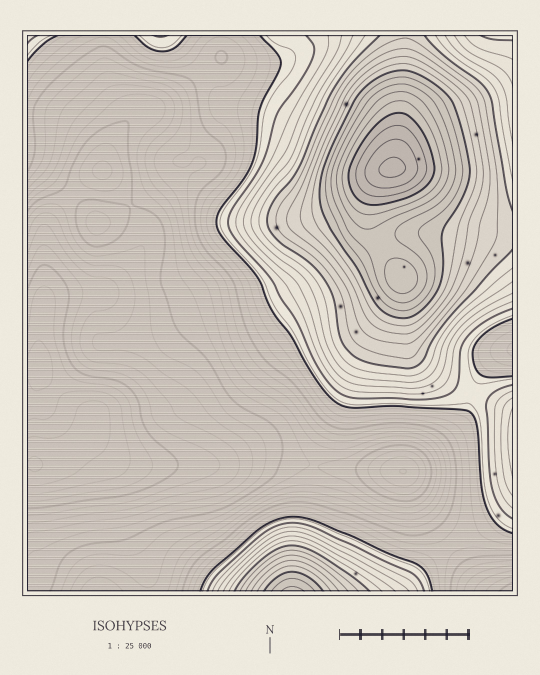
#> input picture exhibition/instagram/1-isohypses-1-0xa1ea03.jpg, 1080 x 1350 px (shown at 1/2 size); its folder holds 4 pictures in this run
$ python build.py
#> lines starting #> are read from the running program, lines starting #| are printed output that depends on the picture; pictures that were not available may be replaced by others from this repository, and a replacement may not be noted
#!/usr/bin/env python3
"""Assembles the site (alea.bngz.io) in _site/: the pages of site/, the browser
engine and the work drawn live on the home page, the exhibition's editions
(resized for the web), the Reels, the fonts, the playground and the handbook.

    web/build.sh && python3 web/handbook.py   # the engine, playground, handbook
    python3 site/build.py                     # → _site/
    python3 -m http.server -d _site           # to look at it

Needs Pillow."""
import pathlib, re, shutil

from PIL import Image

root = pathlib.Path(__file__).resolve().parent.parent
site, out = root / "site", root / "_site"
web, dist, expo = root / "web", root / "web" / "dist", root / "exhibition"
posts = expo / "instagram"

# The works of the gallery, in order: (file stem in instagram/, title, source, what it is)
WORKS = [
    ("isohypses", "Isohypses", "exhibition/isohypses.alea",
     "Maps of places that don't exist: contour lines over an imaginary relief, layer tints, a hatched sea, towns, and the cartouche of a survey sheet."),
    ("nocturne", "Nocturne", "exhibition/nocturne.alea",
     "The moon over a sea at night, its path broken into glints by waves drawn in perspective."),
    ("rosace", "Rosace", "exhibition/rosace.alea",
     "A rose window: panes from a noise field, lead drawn as contour lines, tracery folded into the window's symmetry."),
    ("correspondances", "Correspondances", "exhibition/correspondances.alea",
     "The plan of a metro for a Paris that was never built: the real city's grammar, a new network every edition."),
    ("culture", "Culture", "exhibition/culture.alea",
     "A petri dish: colonies seeded at random grow by reaction–diffusion, two kinds of life side by side."),
    ("kikai", "Kikai 機械図", "exhibition/kikai.alea",
     "The technical drawing of an analog machine that never existed (a cassette deck, a radio-cassette, a portable radio or a rhythm machine), labelled in Japanese like a service manual."),
    ("atardecer", "Atardecer", "exhibition/atardecer.alea",
     "A sunset on the sea, the sun a record setting into it: grooves, a label, the reflection broken into slats, palms in silhouette, in washed-out colours."),
    ("kairo", "Kairo 回路", "exhibition/kairo.alea",
     "After Kikai, a modular synthesizer that never existed: modules racked in another order every edition, patched with hanging cables."),
]
REELS = [
    ("12-kikai-reel", "Kikai", "A rhythm machine plays Detroit techno at 128 BPM; the acid line written below is the one you hear."),
    ("14-kairo-reel", "Kairo", "A modular synthesizer plays a slow piano waltz, no drums; the melody is written on the staff as it plays."),
    ("13-atardecer-reel", "Atardecer", "A record setting into the sea turns at 33 rpm, over lofi house at 116 BPM."),
    ("8-correspondances-reel", "Correspondances", "One day of service on the network, with its sound."),
    ("10-culture-reel", "Culture", "Seventy-two hours of incubation in twenty seconds."),
]


def editions(stem):
    """The posted editions of a work: [(file, seed)], in carousel order."""
    found = []
    for p in sorted(posts.glob(f"*-{stem}-*-0x*.jpg"), key=lambda p: int(p.name.split("-")[2])):
        found.append((p, re.search(r"(0x[0-9a-f]+)\.jpg$", p.name).group(1)))
    return found


def resized(src, dest, width, quality=82):
    im = Image.open(src).convert("RGB")
    if im.width > width:
        im = im.resize((width, round(im.height * width / im.width)), Image.LANCZOS)
    dest.parent.mkdir(parents=True, exist_ok=True)
    im.save(dest, "WEBP", quality=quality, method=6)
    return im.size


def main():
    if out.exists():
        shutil.rmtree(out)
    out.mkdir()
    for f in ["index.html", "site.css", "site.js", "CNAME", "favicon.svg"]:
        shutil.copy(site / f, out / f)

    # the engine, and the work drawn live on the home page
    shutil.copy(web / "engine.js", out / "engine.js")
    shutil.copy(dist / "alea.wasm", out / "alea.wasm")
    (out / "works").mkdir()
    shutil.copy(expo / "isohypses.alea", out / "works" / "isohypses.alea")

    # fonts: alea's own (Lora for text, DejaVu Sans Mono for code)
    (out / "fonts").mkdir()
    shutil.copy(root / "fonts" / "serif.ttf", out / "fonts" / "lora.ttf")
    shutil.copy(root / "fonts" / "mono.ttf", out / "fonts" / "mono.ttf")

    # the gallery: every posted edition, at two sizes
    gallery = []
    for stem, title, source, about in WORKS:
        eds = []
        for path, seed in editions(stem):
            name = f"{stem}-{seed}"
            w, h = resized(path, out / "img" / f"{name}-s.webp", 360)
#> in resized, im is the input picture: PIL image 1080x1350 RGB; mean R, G, B 206.9, 200.2, 191.3
#> in resized, `im = im.resize((width, round(im.height * width / im.width)), Image.LAN..`:
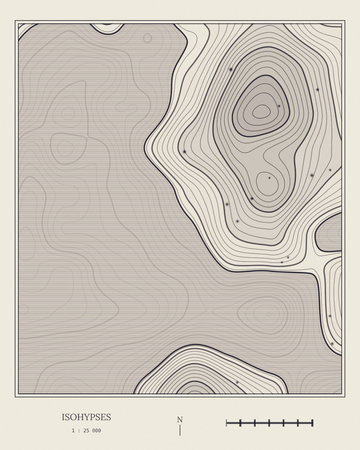
#> im: PIL image 360x450 RGB; mean R, G, B 206.9, 200.2, 191.3
#> w = 360; h = 450
            resized(path, out / "img" / f"{name}.webp", 1080, 86)
            eds.append((name, seed, w, h))
        gallery.append((stem, title, source, about, eds))
#> pass 2 of the loop in main, `for stem, title, source, about in WORKS:`:
#> pass 2 of the loop in editions, `for p in sorted(posts.glob(f"*-{stem}-*-0x*.jpg"), key=lambda p: int(p..`:
    # the still shown before the live edition is ready
    first = editions("isohypses")[0][0]
    resized(first, out / "img" / "hero.webp", 1080, 86)
    shutil.copy(posts / "6-alea-card.jpg", out / "og.jpg")

    # the Reels, with their covers
    for stem, _, _ in REELS:
        shutil.copy(posts / f"{stem}.mp4", out / "img" / f"{stem}.mp4")
        resized(posts / f"{stem}-cover.jpg", out / "img" / f"{stem}.webp", 720)
#> in resized (call 8), `im = im.resize((width, round(im.height * width / im.width)), Image.LAN..`:
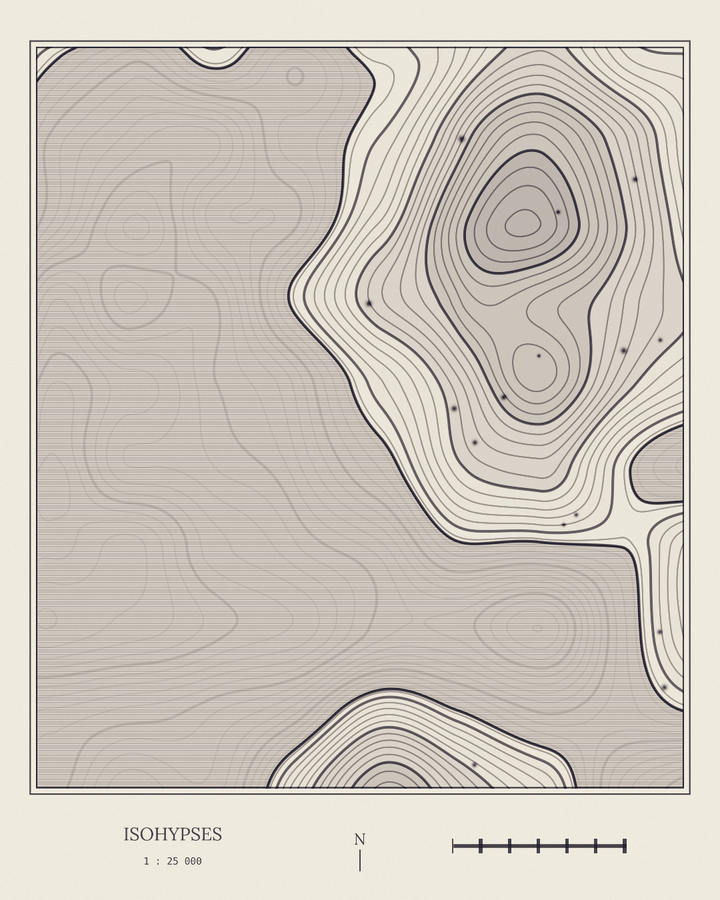
#> im: PIL image 720x900 RGB; mean R, G, B 206.9, 200.2, 191.3
#> pass 2 of the loop in main, `for stem, _, _ in REELS:`:
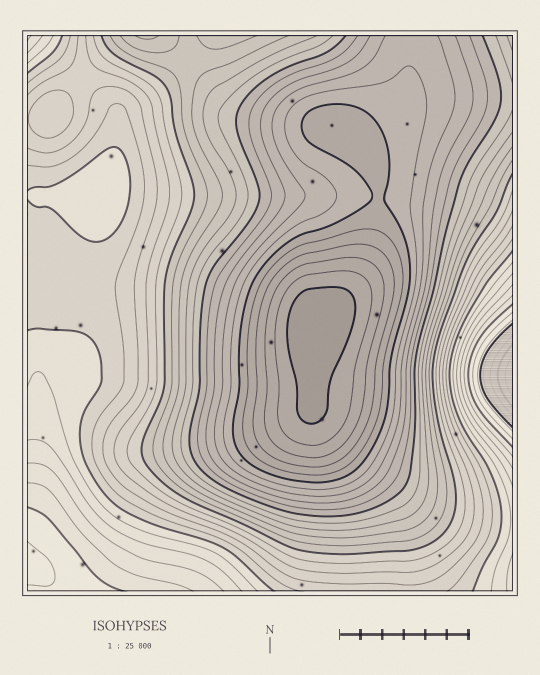
#> input picture exhibition/instagram/1-isohypses-2-0xa1ea0a.jpg, 1080 x 1350 px, given in place of 14-kairo-reel-cover.jpg, which was not available (shown at 1/2 size)
#> in resized, im is the input picture: PIL image 1080x1350 RGB; mean R, G, B 201.8, 195.2, 186.5
#> in resized (call 9), `im = im.resize((width, round(im.height * width / im.width)), Image.LAN..`:
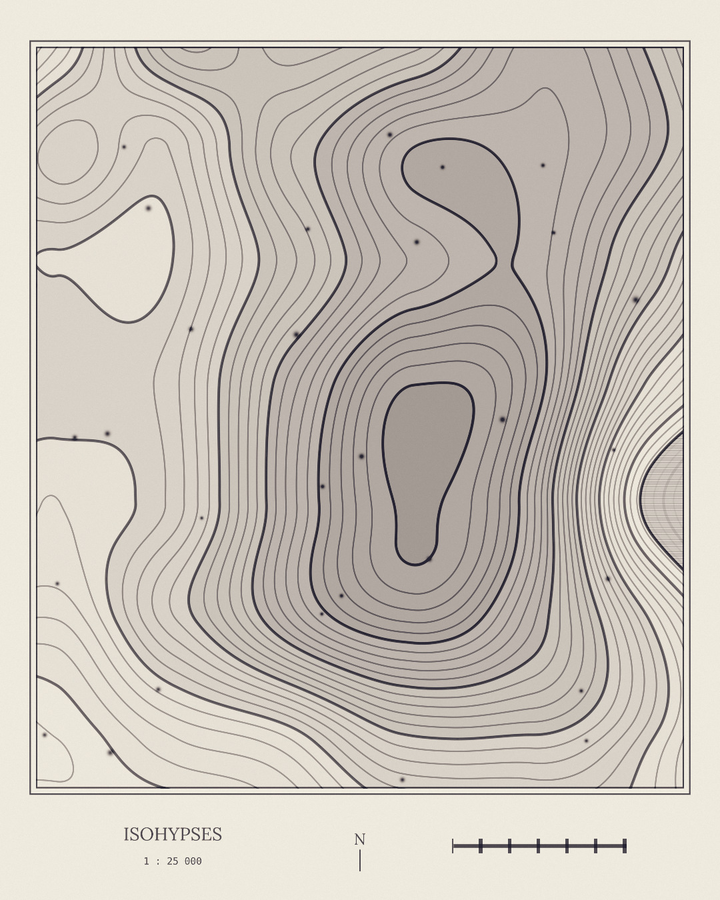
#> im: PIL image 720x900 RGB; mean R, G, B 201.8, 195.2, 186.5

    # the gallery and the Reels go into the page
    html = (out / "index.html").read_text()
    html = html.replace("<!--GALLERY-->", gallery_html(gallery))
    html = html.replace("<!--REELS-->", reels_html())
    (out / "index.html").write_text(html)

    # the playground and the handbook, if built
    for page in ["playground.html", "handbook.html"]:
        if (dist / page).exists():
            shutil.copy(dist / page, out / page)
        else:
            print(f"note: web/dist/{page} is missing (web/build.sh, web/handbook.py)")
    size = sum(p.stat().st_size for p in out.rglob("*") if p.is_file())
    print(f"_site/: {sum(1 for p in out.rglob('*') if p.is_file())} files, {size / 1e6:.1f} MB")


def gallery_html(gallery):
    parts = []
    repo = "https://github.com/sudo-bngz/alea/blob/main/"
    for stem, title, source, about, eds in gallery:
        figs = "\n".join(
            f'''        <li><a href="img/{name}.webp" class="ed"><img src="img/{name}-s.webp" width="{w}" height="{h}" loading="lazy" alt="{title}, edition {seed}"><span class="seed">{seed}</span></a></li>'''
            for name, seed, w, h in eds)
        parts.append(f'''    <article class="work" id="{stem}">
      <header class="work-head">
        <h3>{title}</h3>
        <p>{about}</p>
        <p class="work-links"><a href="{repo}{source}">Read the code</a> <code>alea {source.split('/')[-1]} --seed {eds[0][1]}</code></p>
      </header>
      <ol class="editions">
{figs}
      </ol>
    </article>''')
    return "\n".join(parts)


def reels_html():
    return "\n".join(
        f'''      <figure class="reel">
        <video src="img/{stem}.mp4" poster="img/{stem}.webp" controls preload="none" playsinline width="360" height="640"></video>
        <figcaption><strong>{title}</strong> {caption}</figcaption>
      </figure>''' for stem, title, caption in REELS)


if __name__ == "__main__":
#> (the run stopped early here; a loop or call above may not have finished)
